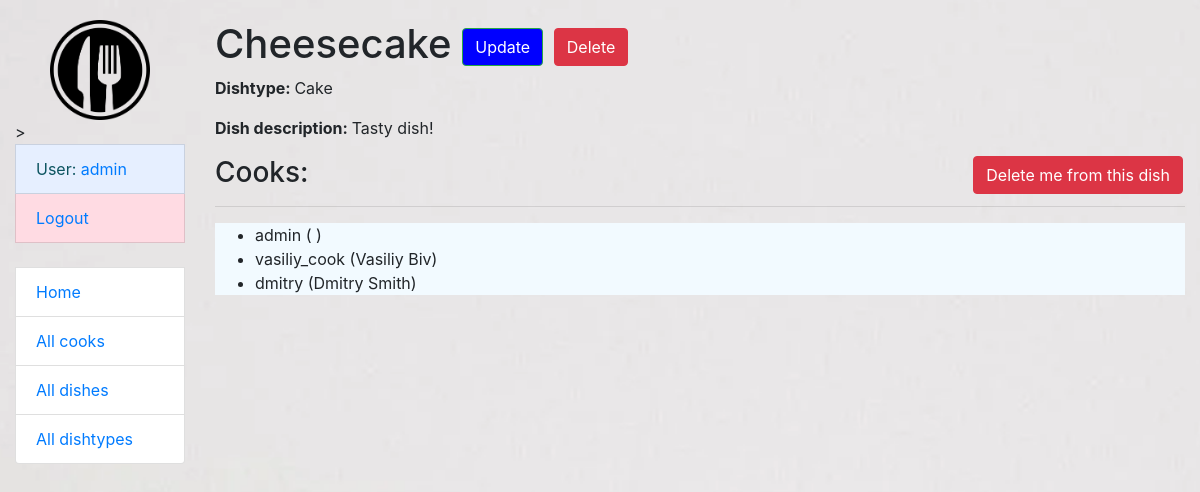
/dishes/3/ (signed in), run on the app's committed database.
### kitchen/models.py (models this page shows, shortened)
class Cook(AbstractUser):
    years_of_experience = models.IntegerField(null=True, default=0)
    class Meta:
        verbose_name = "cook"
        verbose_name_plural = "cooks"
    def get_absolute_url(self):
        return reverse("kitchen:cook-detail", kwargs={"pk": self.pk})

class Dish(models.Model):
    model = models.CharField(max_length=255)
    description = models.TextField(max_length=255, default="Tasty dish!")
    price = models.DecimalField(max_digits=7, decimal_places=2, default=0)
    dishtype = models.ForeignKey(DishType, on_delete=models.CASCADE)
    cooks = models.ManyToManyField(Cook, related_name="dishes")

class DishType(models.Model):
    name = models.CharField(max_length=255, unique=True)
    class Meta:
        ordering = ["name"]

### kitchen/views.py (the view)
# urls.py: path("dishes/<int:pk>/", DishDetailView.as_view(), name="dish-detail"),
class DishDetailView(LoginRequiredMixin, generic.DetailView):
    model = Dish

### templates/kitchen/dish_detail.html
{% extends "base.html" %}
{% block content %}
  <h1>
    {{ dish.model }}
    <a href="{% url 'kitchen:dish-update' pk=dish.id %}" class="btn btn-success" style="background: blue"">
      Update
    </a>
    <a href="{% url 'kitchen:dish-delete' pk=dish.id %}" class="btn btn-danger">
      Delete
    </a>
  </h1 >
  <p><strong>Dishtype: </strong>{{ dish.dishtype.name }}</p>
  <p><strong>Dish description: </strong>{{ dish.description }}</p>
  <h3>
    Cooks:
    {% if user in dish.cooks.all %}
      <a href="{% url 'kitchen:toggle-dish-assign' pk=dish.id %}" class="btn btn-danger link-to-page">
        Delete me from this dish
      </a>
    {% else %}
      <a href="{% url 'kitchen:toggle-dish-assign' pk=dish.id %}" class="btn btn-success link-to-page">
        Assign me to this dish
      </a>
    {% endif %}
  </h3>
  <hr>
  <ul style="background: #f2faff">
    {% for cook in dish.cooks.all %}
      <li>{{ cook.username }} ({{ cook.first_name }} {{ cook.last_name }})</li>
    {% endfor %}
  </ul>
{% endblock %}

### templates/includes/sidebar.html (shortened to what this page needs)
<ul class="sidebar-nav list-group" >
  {% load static %}
  <img src="{% static 'images/111.png' %}" class="align-middle" alt="No image found" width="100" height="100">>
  {% if user.is_authenticated %}
    <li class="list-group-item list-group-item-info" style="background: #e6efff">User: <a href="{{ user.get_absolute_url }}">{{ user.get_username }}</a></li>
    <li class="list-group-item list-group-item-danger" style="background: #ffdbe3"><a href="{% url 'logout'%}?next={{request.path}}">Logout</a></li>
  {% else %}
    <li class="list-group-item"><a href="{% url 'login'%}?next={{request.path}}">Login</a></li>
  {% endif %}
  <br>
  <li class="list-group-item"><a href="{% url 'kitchen:index' %}">Home</a></li>
  <li class="list-group-item"><a href="{% url 'kitchen:cook-list' %}">All cooks</a></li>
  <li class="list-group-item"><a href="{% url 'kitchen:dish-list' %}">All dishes</a></li>
  <li class="list-group-item"><a href="{% url 'kitchen:dishtype-list' %}">All dishtypes</a></li>
</ul>

### static/css/styles.css (style rules this page uses)
body { margin-top: 20px; }
.link-to-page { float: right; margin: 0 2px 0 2px; }
#bg { background-repeat: no-repeat; background-size: 1920px 1080px; background-position: bottom; background-attachment: fixed; }

### templates/includes/sidebar.html (style rules this page uses)
img { display: block; margin-left: auto; margin-right: auto; }

### data on the page
Cook: get_username "admin", username "admin"
Dish: model "Cheesecake", dishtype.name "Cake", description "Tasty dish!"
Cook: username "vasiliy_cook", first_name "Vasiliy", last_name "Biv"
Cook: username "dmitry", first_name "Dmitry", last_name "Smith"
